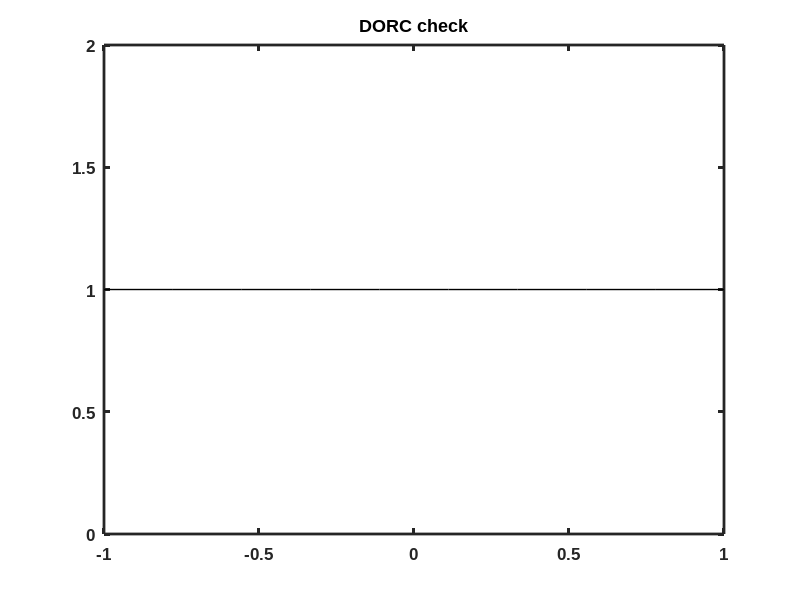
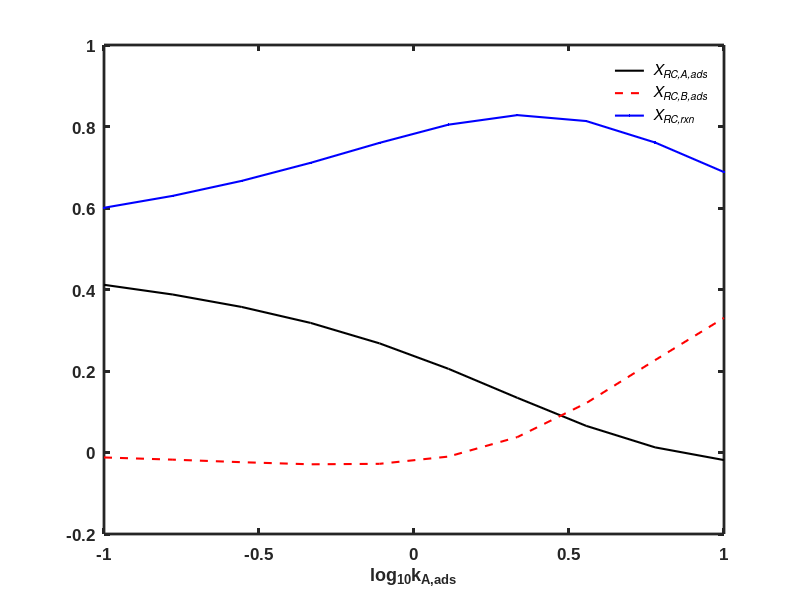
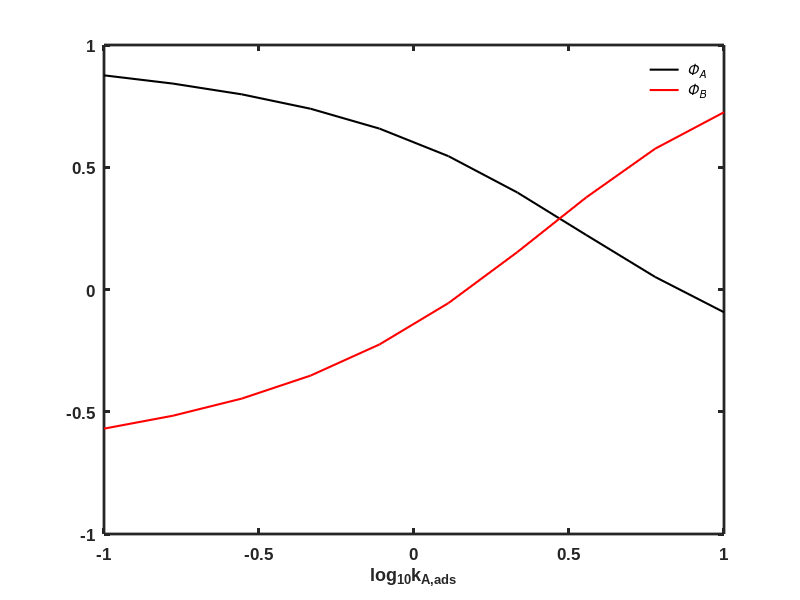
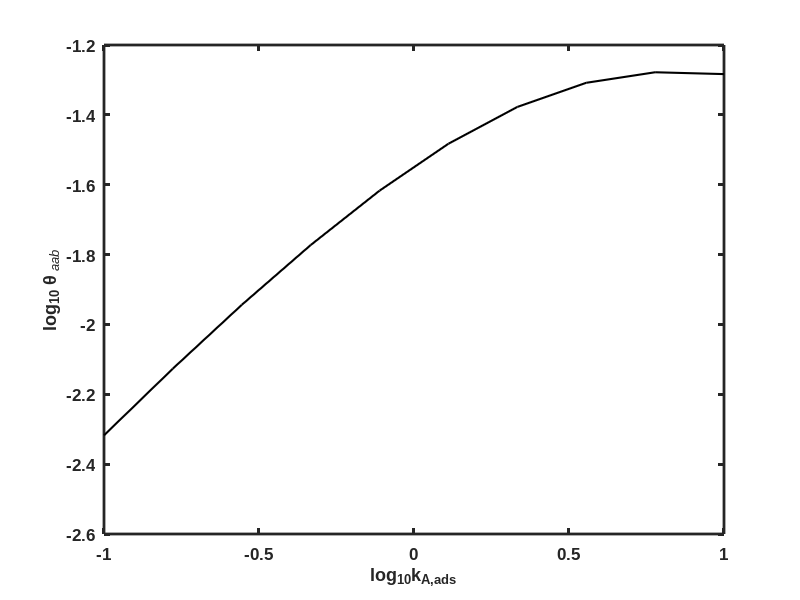

These charts were generated, in order, by the following MATLAB code:
clear all; clc
tic
%% Variables and Parameters
KA = logspace(-1,1,10); % k_ads array
kado = 10^0; % k_des for A2
kro = 10^0; % k_r
kbo = 10^0; % k_ads for B
kbdo = 1; % k_des for B
tspan = [0 10^10]; % time for ode solver
deldel = 10^-4; % differential change for calculation of thermodynamic DoRC
delta = 10^-4; % differential change for calculation of reaction sensitivities
eps = 10^-10; % infinitesmal amount of a and b on surface at t = 0

%% Arrays for results
S = zeros(length(KA),5)'; r = zeros(1,length(KA)); A = r; O = r; sigma_app = r; TRC_A = r; TRC_B = r; AO = A; AA = A; OO = A; AAA = A; AAO = A; AOA = A; AOO = A; OAO = A; OOO = A;
%% Solvers and Nested Loops
for w = 1:length(KA)
    disp(w)
    for m = 1:1
        k0 = [KA(w) kado kbo kbdo kro];
        for j = 1:length(k0)
            K = zeros(2,length(k0));
            K(1,:) = k0; K(2,:) = k0;
            K(2,j) = k0(j)*(1+delta);
            for i = 1:2
                %% Rate Constants
                ka = K(i,1);
                kad = K(i,2);
                kb = K(i,3);
                kbd = K(i,4);
                kr = K(i,5);
                
                %% Sites and Rate Equations
                a = @(x) x(1); b = @(x) x(2);
                
                o = @(x) 1 - a(x) - b(x);
                
                % A adsorption
                
                ads_a = @(x) 2*ka.*o(x).^2;
                ads_b = @(x) 0;
                
                % A desorption
                
                des_a = @(x) -2*kad.*a(x).^2;
                des_b = @(x) 0;
               
                
                % B adsorption
                b_ads_a = @(x) 0;
                b_ads_b = @(x) kb*o(x);
                
                
                % B desorption
                b_des_a = @(x) 0;
                b_des_b = @(x) -kbd*b(x);
               
                % Surface Reaction (aab -> ooo)
                rxn_a = @(x) -4*kr*a(x).^2.*b(x);
                rxn_b = @(x) -2*kr*a(x).^2.*b(x);
               
                
                F = @(t,x) [ads_a(x) + des_a(x) + b_ads_a(x) + b_des_a(x) + rxn_a(x);
                    ads_b(x) + des_b(x) + b_ads_b(x) + b_des_b(x) + rxn_b(x)];
                
                C0 = [eps eps];
                
                [T,C] = ode23s(F,tspan,C0);
                t = T;
                a = C(:,1); b = C(:,2);
                
                o = 1 - a - b;
                aa = a.^2; ab = a.*b; ao = a.*o;
                bb = b.^2; bo = b.*o; oo = o.^2;
                aab = aa.*b;
               
                em = round(length(aab)*0.20);
                R(i,j) = 6*kr.*mean(aab((end-em):end));
                
% %% Histories  
%                 if mod(w,round(length(KA))/5) == 0 && j == length(k0) && m == 1 && i == 1
%                     figure
%                     set(gca,'fontweight','bold','fontsize',11,'box','on');
%                     hold on
%                     set(gca,'linewidth', 2,'fontsize',12,'fontname','Arial')
%                     title(num2str(w))
%                     plot(log10(t),aa,'linewidth',1)
%                     plot(log10(t),ao,'linewidth',1)
%                     plot(log10(t),oo,'linewidth',1)
%                     plot(log10(t),a+o,'linewidth',1)
%                     legend('aa','ao','oo','sum')
%                 end
            end
            % Results
            S(j,w) = (R(2,j) - R(1,j))./(delta*R(1,j)); % reaction sensitivities
            r(m,w) = 6*kr.*mean(aab((end-em):end)); % rate
            A(m,w) = mean(a((end-em):end)); % a
            AO(m,w) = mean(ao((end-em):end)); % ao
            AA(m,w) = mean(aa((end-em):end)); % aa
            OO(m,w) = mean(oo((end-em):end)); % oo
            O(m,w) = mean(o((end-em):end)); % o
        end
    end
end
%% Extract results
B = 1 - A - O;
AB = A - AO - AA;
BO = O - AO - OO;
BB = B - AB - BO;
AAB = AA.*B;

% mean-field metrics
mu_AA = AA(1,:)./A(1,:)./A(1,:);
mu_AO = AO(1,:)./A(1,:)./O(1,:);
mu_OO = OO(1,:)./O(1,:)./O(1,:);
%% DoRC sum to unity
figure
set(gca,'fontweight','bold','fontsize',11,'box','on');
hold on
set(gca,'linewidth', 2,'fontsize',12,'fontname','Arial')
plot(log10(KA),sum(S,1),'k-','linewidth',1)
ylim([0 2]);
title('DORC check');

%% DORC
figure
set(gca,'fontweight','bold','fontsize',11,'box','on');
set(gca,'linewidth', 2,'fontsize',12,'fontname','Arial')
hold on
plot(log10(KA),S(1,:)+S(2,:),'k-','linewidth',1.5);
plot(log10(KA),S(3,:)+S(4,:),'r--','linewidth',1.5);
plot(log10(KA),S(5,:),'b.-','linewidth',1.5);
xlabel('log_{10}k_{A,ads}');
legend('{\it X_{RC,A,ads}}', '{\it X_{RC,B,ads}}', '{\it X_{RC,rxn}}');
legend boxoff

%% Reaction Order
figure
set(gca,'fontweight','bold','fontsize',11,'box','on');
set(gca,'linewidth', 2,'fontsize',12,'fontname','Arial')
hold on
plot(log10(KA),S(1,:),'k-','linewidth',1.5);
plot(log10(KA),S(3,:),'r-','linewidth',1.5);
xlabel('log_{10}k_{A,ads}');
legend('{\it \Phi_{A}}','{\it \Phi_{B}}');
legend boxoff

%% Rate
figure
set(gca,'fontweight','bold','fontsize',11,'box','on');
set(gca,'linewidth', 2,'fontsize',12,'fontname','Arial')
hold on
plot(log10(KA),log10(AAB(1,:)),'k-','linewidth',1.5);
xlabel('log_{10}k_{A,ads}');
ylabel('log_{10} \theta_{\it aab}');
toc